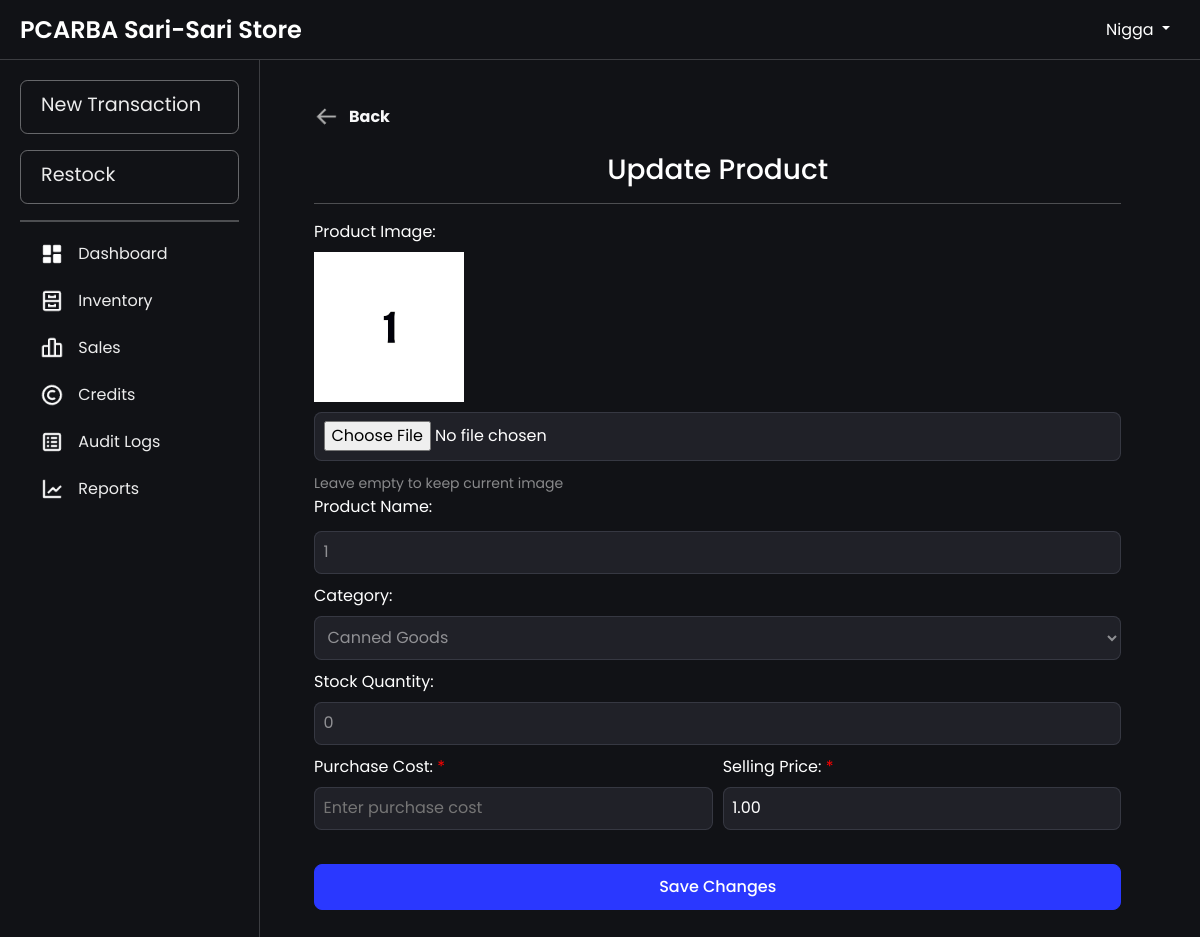
Page /editProduct.php?productName=1 (signed in) on the earlier database version.
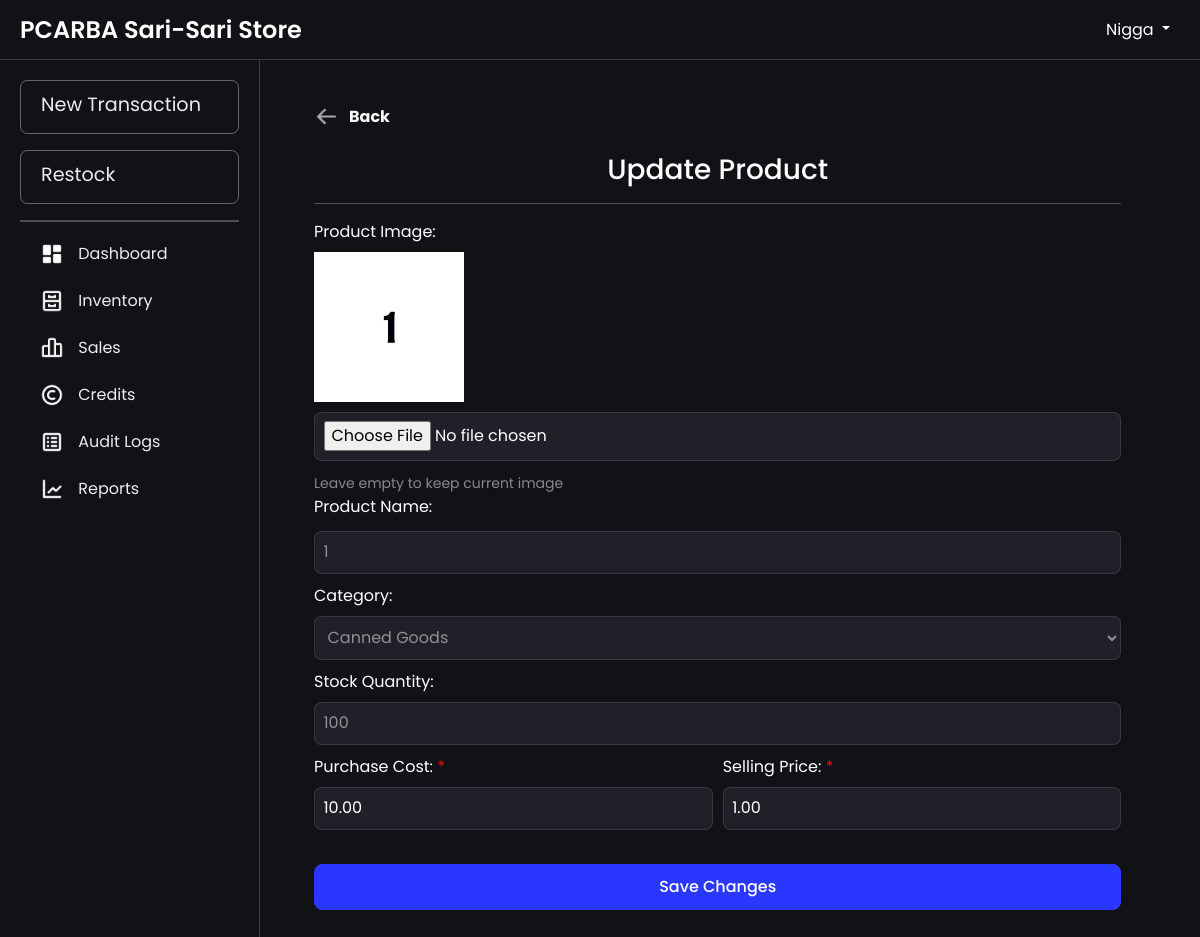
Same page on the later database version.
### tables this page shows
CREATE TABLE `products` (
  `productId` int(11) NOT NULL AUTO_INCREMENT,
  `productName` varchar(100) NOT NULL,
  `productCategory` varchar(100) NOT NULL,
  `unitPrice` decimal(10,2) NOT NULL,
  `categoryId` int(11) NOT NULL,
  `unit` enum('pcs','kg','L','pack','mL','doz','m') NOT NULL DEFAULT 'pcs',
  `imagePath` varchar(255) DEFAULT NULL,
  PRIMARY KEY (`productId`),
  KEY `categories_products` (`categoryId`),
  CONSTRAINT `categories_products` FOREIGN KEY (`categoryId`) REFERENCES `categories` (`categoryId`)
);

CREATE TABLE `inventory` (
  `inventoryId` int(11) NOT NULL AUTO_INCREMENT,
  `totalStock` int(11) DEFAULT NULL,
  `reorderLevel` int(11) DEFAULT 5,
  `productId` int(11) NOT NULL,
  PRIMARY KEY (`inventoryId`),
  KEY `products_inventory` (`productId`),
  CONSTRAINT `products_inventory` FOREIGN KEY (`productId`) REFERENCES `products` (`productId`) ON DELETE CASCADE ON UPDATE CASCADE
);

CREATE TABLE `categories` (
  `categoryId` int(11) NOT NULL AUTO_INCREMENT,
  `categoryName` varchar(40) DEFAULT NULL,
  PRIMARY KEY (`categoryId`)
);

CREATE TABLE `batchItem` (
  `batchId` int(11) NOT NULL AUTO_INCREMENT,
  `quantity` int(11) NOT NULL,
  `costPrice` decimal(10,2) NOT NULL,
  `dateAdded` timestamp NOT NULL DEFAULT current_timestamp() ON UPDATE current_timestamp(),
  `productId` int(11) NOT NULL,
  `userId` int(11) NOT NULL,
  PRIMARY KEY (`batchId`),
  KEY `products_batchItem` (`productId`),
  KEY `users_batchItem` (`userId`),
  CONSTRAINT `products_batchItem` FOREIGN KEY (`productId`) REFERENCES `products` (`productId`) ON DELETE CASCADE ON UPDATE CASCADE,
  CONSTRAINT `users_batchItem` FOREIGN KEY (`userId`) REFERENCES `users` (`userId`)
);

### htdocs/editProduct.php (the view, shortened to what the changed rows need)
<?php
include('db.php');
$categories = [];
$category_sql = "SELECT categoryId, categoryName FROM categories";
$result = $conn->query($category_sql);
if ($result->num_rows > 0) {
    while ($row = $result->fetch_assoc()) {
        $categories[] = $row;
    }
}
$productDetails = null;
if (isset($_GET['productName'])) {
    $productName = $_GET['productName'];
    $fetch_sql = "SELECT p.*, i.totalStock, i.reorderLevel, b.costPrice, c.categoryName AS productCategory, p.imagePath as image FROM products p
                  LEFT JOIN inventory i ON p.productId = i.productId
                  LEFT JOIN batchItem b ON p.productId = b.productId
                  LEFT JOIN categories c ON p.categoryId = c.categoryId
                  WHERE p.productName = ?";
    $stmt = $conn->prepare($fetch_sql);
    $stmt->bind_param("s", $productName);
    $stmt->execute();
    $result = $stmt->get_result();
    if ($result && $result->num_rows > 0) {
        $productDetails = $result->fetch_assoc();
    } else {
        $message = "Item not found.";
        $alert_class = "alert-danger";
    }
}
?>
<!DOCTYPE html>
<html lang="en">
<head>
    <link rel="stylesheet" href="css/bootstrap.min.css">
    <link rel="stylesheet" href="css/layer1.css">
</head>
<body>
    <?php include 'navbar.php'; ?>
    <div class="main-content fade-in">
        <div class="form-container">
            <div class="container">
                <br>
                <?php if ($productDetails): ?>
                    <form method="POST" enctype="multipart/form-data">
                        <div class="form-group">
                            <label for="product_image" class="form-label">Product Image:</label><br>
                            <div style="margin-bottom: 10px;">
                                <?php
                                $currentImagePath = isset($productDetails['image']) && !empty($productDetails['image'])
                                    ? $productDetails['image']
                                    : 'images/no-image.png';
                                ?>
                                <img src="<?php echo htmlspecialchars($currentImagePath); ?>" alt="Current product image" style="max-width: 150px; max-height: 150px; object-fit: contain;">
                            </div>
                            <input type="file" class="form-c" name="product_image" id="product_image" style="width: 100%">
                            <small class="text-mute">Leave empty to keep current image</small>
                        </div>
                        <div class="form-group">
                            <label for="productName" class="form-label">Product Name:</label><br>
                            <input type="text" class="form-c form-text text-mute" name="productName" id="productName" style="width: 100%" value="<?php echo htmlspecialchars($productDetails['productName']); ?>" disabled readonly>
                        </div>
                        <div class="form-row">
                            <div class="form-group">
                                <label for="product_category" class="form-label">Category:</label>
                                <select class="form-selects form-c text-mute" name="product_category" id="product_category" style="width: 100%" disabled readonly>
                                    <?php foreach ($categories as $category): ?>
                                        <option value="<?php echo htmlspecialchars($category['categoryId']); ?>" <?php echo $category['categoryId'] == $productDetails['categoryId'] ? 'selected' : ''; ?>><?php echo htmlspecialchars($category['categoryName']); ?></option>
                                    <?php endforeach; ?>
                                </select>
                            </div>
                        </div>
                        <div class="form-row">
                            <div class="form-group">
                                <label for="quantity" class="form-label">Stock Quantity:</label>
                                <input type="number" class="form-c text-mute" name="quantity" id="quantity" style="width: 100%" value="<?php echo htmlspecialchars($productDetails['totalStock']); ?>" placeholder="Enter quantity" disabled readonly>
                            </div>
                        </div>
                        <div class="form-row">
                            <div class="form-group">
                                <label for="cost_price" class="form-label">Purchase Cost: <span class="required">*</span></label>
                                <input type="number" class="form-c" name="cost_price" id="cost_price" value="<?php echo htmlspecialchars($productDetails['costPrice'] ?? ''); ?>" placeholder="Enter purchase cost" required>
                            </div>
                            <div class="form-group">
                                <label for="unit_price" class="form-label">Selling Price: <span class="required">*</span></label>
                                <input type="number" class="form-c" name="unit_price" id="unit_price" value="<?php echo htmlspecialchars($productDetails['unitPrice']); ?>" placeholder="Enter selling price" required>
                            </div>
                        </div>
                        <br>
                        <div class="d-grid">
                            <button type="submit" name="edit_item" class="btn-primary">Save Changes</button>
                        </div>
                    </form>
                <?php else: ?>
                    <div class="alert alert-danger">
                        Item not found in the inventory. Please check the product name.
                    </div>
                <?php endif; ?>
            </div>
        </div>
    </div>
</body>
</html>

Differences in the rows shown:
changed products "Canned Goods": quantity "0" → "100"; cost_price (not shown) → "10.00"
